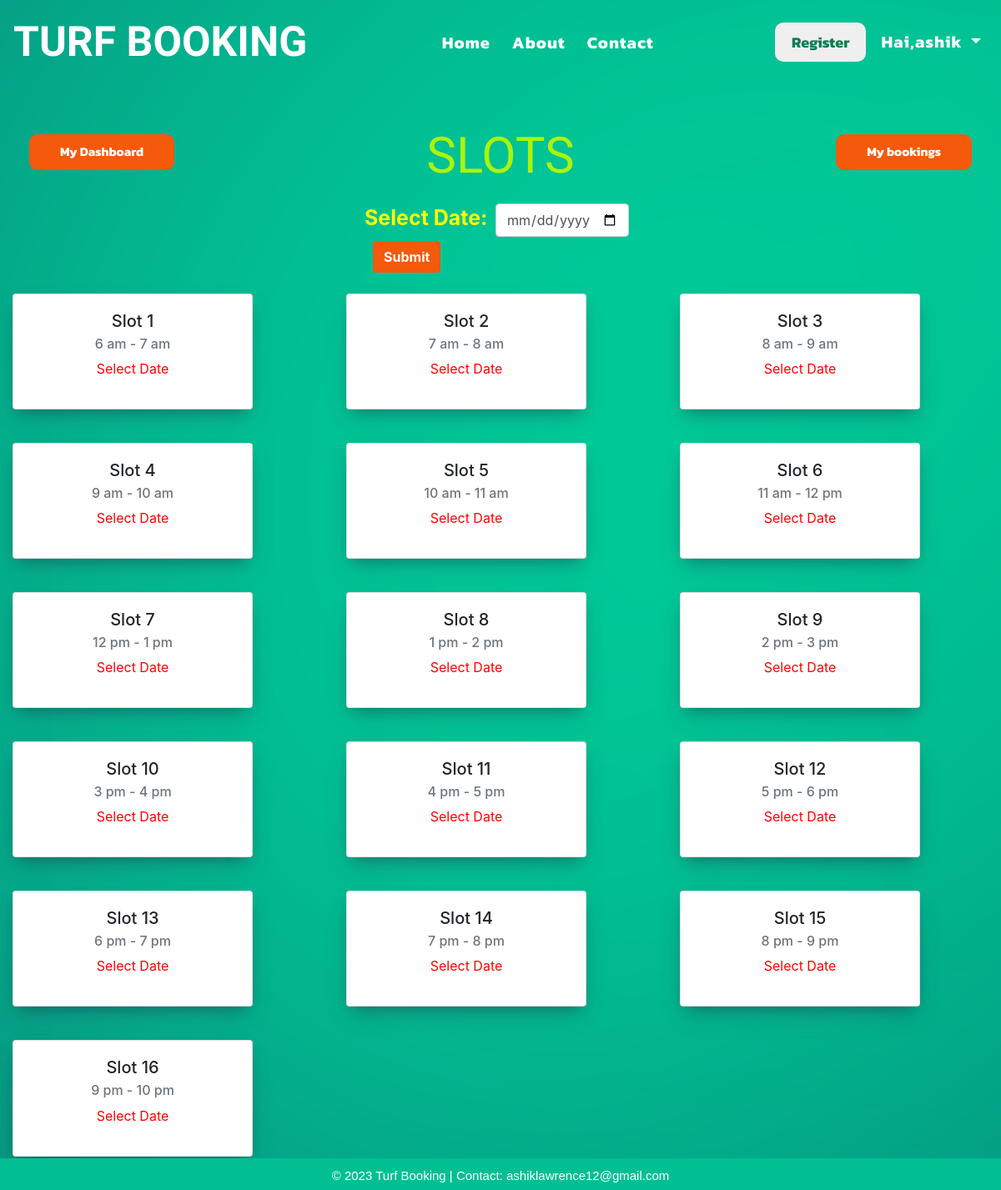
The app's page /viewslot (signed in) with its own data.
### app1/models.py (models this page shows)
class Slot(models.Model):
    Slotname = models.CharField(max_length=50)
    Timerange = models.TextField()

### app1/views.py (the view)
# urls.py: path('viewslot',views.viewslot,name='viewslot'),
@login_required(login_url='login')
def viewslot(request):
    x = Slot.objects.all()
    y = BookedSlot.objects.all()
    return render(request,'viewslot.html',{'slots':x,'bookedslots':y})

### templates/viewslot.html (shortened to what this page needs)
{% include 'base.html' %}
{% now "Y-m-d" as current_datetime %}
<!DOCTYPE html>
{% load static %}
<html lang="en">
  <head>
    <link
      rel="stylesheet"
      href="https://cdn.jsdelivr.net/npm/bootstrap@4.0.0/dist/css/bootstrap.min.css"
    />
  </head>
  <body>
    {% block content %}
    <div class="container-fluid" id="maincont">
      <div class="row">
        <div class="col-4">
          <a href="main"><button id="btn2" class="btn" style="float: left;">My Dashboard</button></a>
        </div>
        <div class="col-4">
          <h1 style="text-align: center">SLOTS</h1>
        </div>
        <div class="col-4">
          <a href="mybookings"><button id="btn2" class="btn">My bookings</button></a>
        </div>
      </div>
      <div class="row">
        <div class="col"></div>
        <div class="col" id="datecol">
        <form action="dateselect" method="post">
          <label style="color: yellow; font-weight: bold; font-size: 25px;">Select Date:</label>
        <input type="date" class="form-control" id="datepicker" style="margin-left: 5px;" name="slotdate" min="{{current_datetime}}">
        <button type="submit" id="sub_btn" class="btn">Submit</button>
      </form>
    </div>
    <div class="col"></div>
      </div>
      <div class="row">
        {% for i in slots %}
        <div class="col-sm" id="cols">
          <div class="card" style="width: 18rem">
            <div class="card-body">
              <h5 class="card-title">{{i.Slotname}}</h5>
              <h6 class="card-subtitle mb-2 text-muted">{{i.Timerange}}</h6>
              <div class="row">
                <div class="col-12">
                  {% if date %}
                  <p style="text-align: center; color: black;">{{date}}</p>
                  {% if not i.Slotname in booked %}
                 <form action="slotbooking" method="post">
                {% csrf_token %}
                <input type="hidden" name="idnum" value="{{i.id}}">
                <input type="hidden" name="slotname" value="{{i.Slotname}}">
                <input type="hidden" name="timerange" value="{{i.Timerange}}">
                <input type="hidden" name="bookeddate" value="{{current_datetime}}">
                <input type="hidden" name="slotdate" value="{{date}}">
                <button action="submit" id="btn1" class="btn">Book Now</button>
              </form>
              {% else %}
              <p class="card-text">Booked</p>
              {% endif %}
                  {% else %}
                  <p style="text-align: center; color: red;">Select Date</p>
                  {% endif %}
                </div>
              </div>
            </div>
          </div>
        </div>
        {% endfor %}
      </div>
    </div>
    {% endblock %}
  </body>
</html>

### templates/base.html (shortened to what this page needs)
<!DOCTYPE html>
{% load static %}
<html lang="en">
<head>
  <link rel="stylesheet" href="https://cdn.jsdelivr.net/npm/bootstrap@4.0.0/dist/css/bootstrap.min.css"
 />
</head>
<body>
  <nav class="navbar navbar-expand-lg navbar-dark" id="navbc">
    <a class="navbar-brand" href="index">TURF BOOKING</a>
    <div class="collapse navbar-collapse" id="navbarNav">
      <ul class="navbar-nav ml-auto" id="navbarlnk">
        <li class="nav-item">
          <a class="nav-link" href="index">Home <span class="sr-only">(current)</span></a>
        </li>
        <li class="nav-item">
          <a class="nav-link" href="about">About</a>
        </li>
        <li class="nav-item">
          <a class="nav-link" href="contact">Contact</a>
        </li>
      </ul>
      <ul class="navbar-nav ml-auto" id="navlbtn">
        <a href="register"><button type="button" class="btnbor1">Register</button></a>
        {% if request.user.is_authenticated %}
        <li class="nav-item dropdown">
          <a class="nav-link dropdown-toggle" href="#" id="navbarDropdownMenuLink" data-toggle="dropdown"
            aria-haspopup="true" aria-expanded="false">
            Hai,<span style="font-weight: bold">{{ request.user }}</span>
          </a>
        {% else %}
        <a href="login"><button type="button" class="btnbor2">Login</button></a>
        {% endif %}
        </li>
      </ul>
    </div>
  </nav>
  <footer>
    <p>&copy; 2023 Turf Booking | Contact: ashiklawrence12@gmail.com</p>
  </footer>
</body>
</html>

### templates/base.html (style rules this page uses)
.nav-link { color: white !important; font-size: 20px; font-family: "Kanit", sans-serif; font-weight: bold; letter-spacing: 1px; transition: 1s; margin-left: 10px; padding-left: 5px; padding-right: 5px; }
footer { position: fixed; background-color: #02bf93; width: 100%; bottom: 0px; padding-top: 10px; margin-bottom: -10px; z-index: 1; }
footer p { text-align: center; color: white; font-size: 15px; font-family: "Gill Sans", "Gill Sans MT", Calibri, "Trebuchet MS", sans-serif; }
#navbc { background-color: transparent !important; }
.btnbor1 { color: #097e52; border: white; font-weight: bold; font-size: 18px; margin-left: 10px; padding: 10px; padding-left: 20px; padding-right: 20px; border-radius: 10px; transition: 1s; font-family: "Kanit", sans-serif; }
.navbar-brand { font-size: 50px !important; font-weight: bold; font-family: "Teko", sans-serif; }

### records on screen
Slot: Slotname "Slot 1", Timerange "6 am - 7 am"
Slot: Slotname "Slot 2", Timerange "7 am - 8 am"
Slot: Slotname "Slot 3", Timerange "8 am - 9 am"
Slot: Slotname "Slot 4", Timerange "9 am - 10 am"
Slot: Slotname "Slot 5", Timerange "10 am - 11 am"
Slot: Slotname "Slot 6", Timerange "11 am - 12 pm"
Slot: Slotname "Slot 7", Timerange "12 pm - 1 pm"
Slot: Slotname "Slot 8", Timerange "1 pm - 2 pm"
Slot: Slotname "Slot 9", Timerange "2 pm - 3 pm"
Slot: Slotname "Slot 10", Timerange "3 pm - 4 pm"
Slot: Slotname "Slot 11", Timerange "4 pm - 5 pm"
Slot: Slotname "Slot 12", Timerange "5 pm - 6 pm"
Slot: Slotname "Slot 13", Timerange "6 pm - 7 pm"
Slot: Slotname "Slot 14", Timerange "7 pm - 8 pm"
Slot: Slotname "Slot 15", Timerange "8 pm - 9 pm"
Slot: Slotname "Slot 16", Timerange "9 pm - 10 pm"

### other values on screen
{{ request.user }} "ashik"
